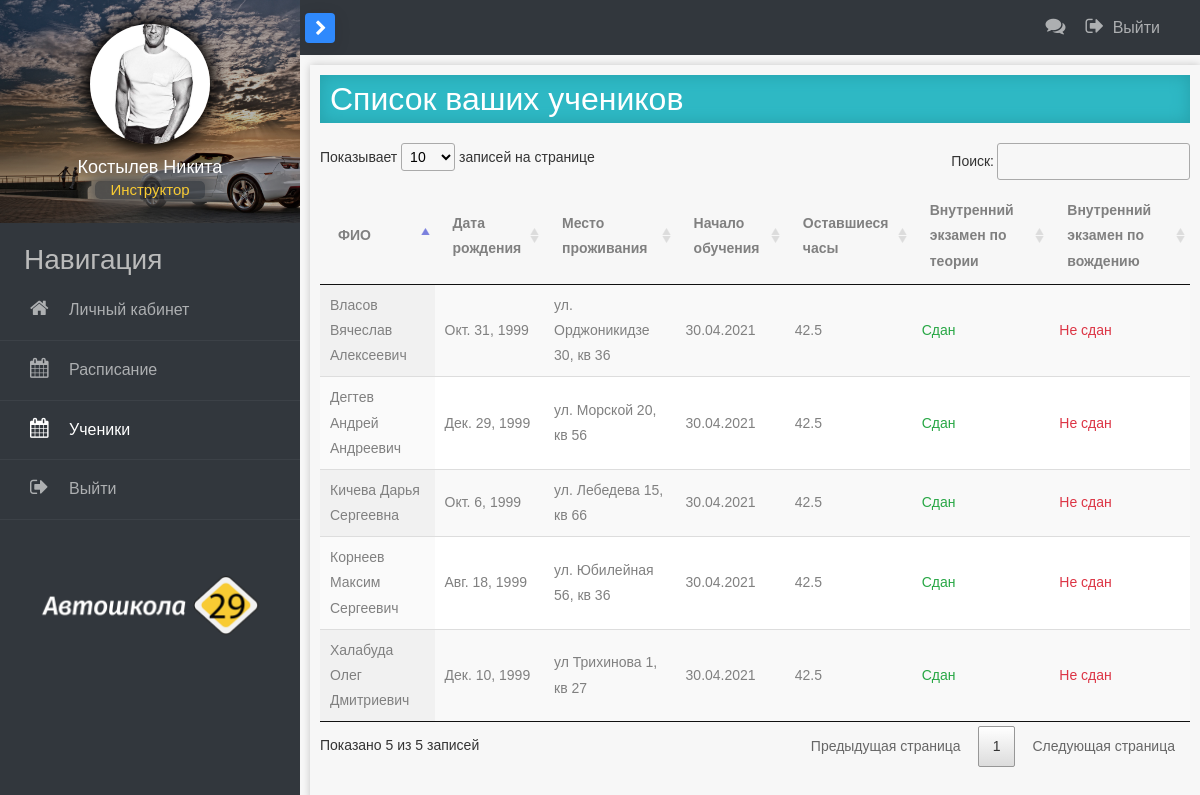
/students, run on the app's committed database.
### main/models.py (models this page shows, shortened)
class Ucheniki(models.Model):
    name = models.CharField('Имя', max_length=250)
    fam = models.CharField('Фамилия', max_length=250)
    otch = models.CharField('Отчество', max_length=250, null=True)
    fioUch = models.CharField('ФИО', max_length=60)
    address = models.CharField('Адрес проживания', max_length=250)
    tel = models.CharField('Телефон', max_length=20)
    email = models.CharField('Электронынй адрес', max_length=150)
    photo = models.CharField('Фотография', max_length=150)
    gruppa = models.CharField('Группа', max_length=10, default='')
    date_rogd = models.DateField('Дата рождения')
    class Meta:
        verbose_name = 'Ученики'
        verbose_name_plural = 'Ученики'

### main/views.py (the view)
# urls.py: path('students', views.students, name='students'),
def students(request):
    students = Ucheniki.objects.all()
    return render(request, 'main/students.html', {'students': students})

### main/templates/main/students.html (shortened to what this page needs)
{% extends 'main/layout-teacher.html' %}
{% load static %}
{% block content %}
    <h2 class="page-title">Список ваших учеников</h2>
    <table id="table_id" class="display">
        <thead>
        <tr>
            <th>ФИО</th>
            <th>Дата рождения</th>
            <th>Место проживания</th>
            <th>Начало обучения</th>
            <th>Оставшиеся часы</th>
            <th>Внутренний экзамен по теории</th>
            <th>Внутренний экзамен по вождению</th>
        </tr>
        </thead>
        {% if students %}
            {% for el in students %}
                <tr class="student-line" aria-hidden="true" data-toggle="modal" data-target="#studentModal">
                    <td>{{ el.fam }} {{ el.name }} {{ el.otch }}</td>
                    <td>{{ el.date_rogd }}</td>
                    <td>{{ el.address }}</td>
                    <td>30.04.2021</td>
                    <td>42.5</td>
                    <td class="text-success">Сдан</td>
                    <td class="text-danger">Не сдан</td>
                </tr>
            {% endfor %}
        {% endif %}
    </table>
{% endblock %}

### main/static/main/css/main.css (style rules this page uses)
body { background-color: #F7F7F7; }
h2.page-title { background-color: #2eb8c4; box-shadow: 0 0 15px 1px #26a1ab inset; color: #fff; padding-left: 10px; margin-bottom: 20px; }
.student-line { cursor: pointer; }

### data on the page
Ucheniki: fam "Власов", name "Вячеслав", otch "Алексеевич", date_rogd "Окт. 31, 1999", address "ул. Орджоникидзе 30, кв 36"
Ucheniki: fam "Кичева", name "Дарья", otch "Сергеевна", date_rogd "Окт. 6, 1999", address "ул. Лебедева 15, кв 66"
Ucheniki: fam "Дегтев", name "Андрей", otch "Андреевич", date_rogd "Дек. 29, 1999", address "ул. Морской 20, кв 56"
Ucheniki: fam "Корнеев", name "Максим", otch "Сергеевич", date_rogd "Авг. 18, 1999", address "ул. Юбилейная 56, кв 36"
Ucheniki: fam "Халабуда", name "Олег", otch "Дмитриевич", date_rogd "Дек. 10, 1999", address "ул Трихинова 1, кв 27"
